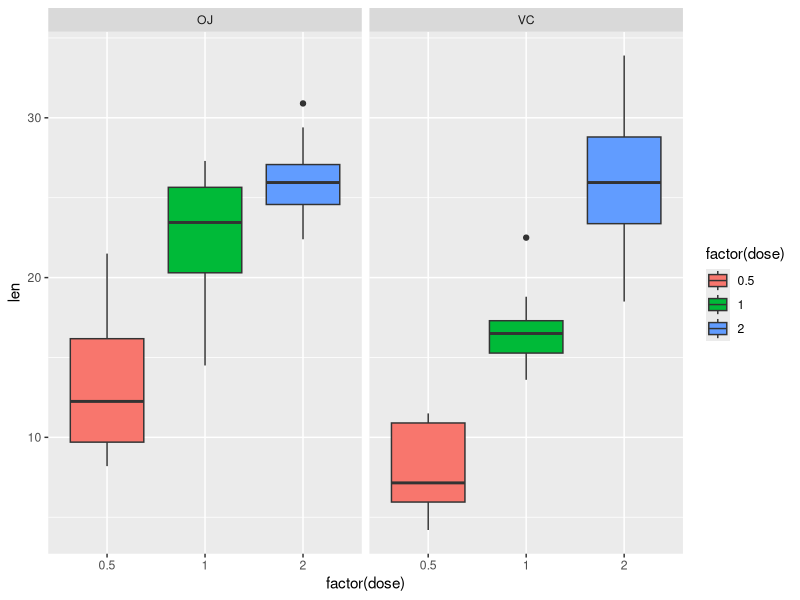

Write R code to recreate this figure.
## ---- chunk 1
knitr::opts_chunk$set(echo = TRUE)
library(ggplot2)
library(datasets)
data(ToothGrowth)
## ---- chunk 2
head(ToothGrowth)
tail(ToothGrowth)
dim(ToothGrowth)
names(ToothGrowth)
class(ToothGrowth$len)
class(ToothGrowth$supp) 
class(ToothGrowth$dose)
summary(ToothGrowth)
## ---- chunk 3
g <- ggplot(ToothGrowth, aes(x=factor(dose),y=len, fill=factor(dose)))
g + geom_boxplot() + facet_grid(.~supp)
## ---- chunk 4
oj <- ToothGrowth[ToothGrowth$supp =="OJ",]
vc <- ToothGrowth[ToothGrowth$supp =="VC",]
oj.i <- ToothGrowth[ToothGrowth$supp == "OJ" & ToothGrowth$dose == .5,]$len
oj.f <- ToothGrowth[ToothGrowth$supp == "OJ" & ToothGrowth$dose == 2,]$len
vc.i <- ToothGrowth[ToothGrowth$supp == "VC" & ToothGrowth$dose == .5,]$len
vc.f <- ToothGrowth[ToothGrowth$supp == "VC" & ToothGrowth$dose == 2,]$len
